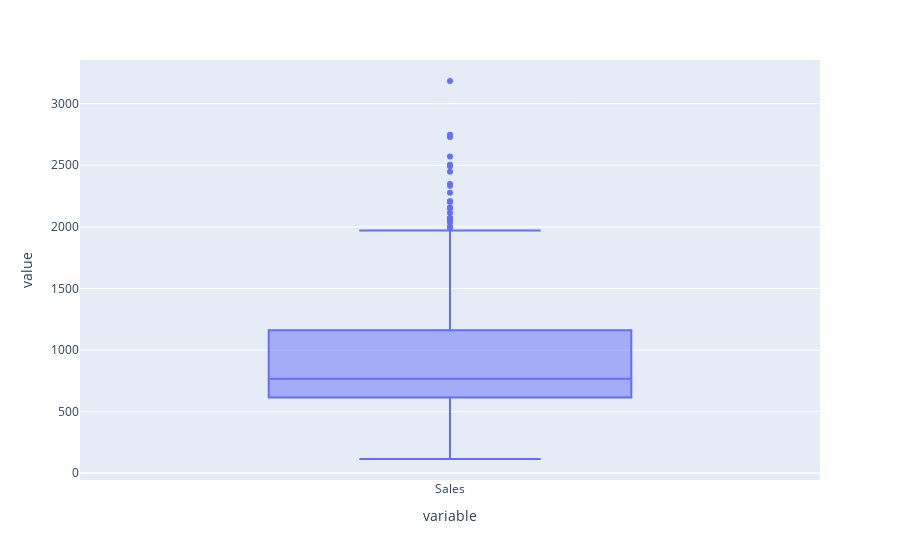

Here is the notebook cell this chart was saved with:
### Code cell
px.box(final_df['Sales'])

### Figure 1 — Plotly figure (JSON) as saved in the notebook; plotly's stock layout.template omitted (floating-point values rounded to 4 significant figures; data arrays with more than 128 entries replaced by an {"elided": "..."} marker saying what was removed)
{"data": [{"alignmentgroup": "True", "hovertemplate": "variable=%{x}<br>value=%{y}<extra></extra>", "legendgroup": "", "marker": {"color": "#636efa"}, "name": "", "notched": false, "offsetgroup": "", "orientation": "v", "showlegend": false, "type": "box", "x": {"elided": "638 str values"}, "x0": " ", "xaxis": "x", "y": {"elided": "638 float values"}, "y0": " ", "yaxis": "y"}], "layout": {"boxmode": "group", "legend": {"tracegroupgap": 0}, "margin": {"t": 60}, "xaxis": {"anchor": "y", "domain": [0, 1], "title": {"text": "variable"}}, "yaxis": {"anchor": "x", "domain": [0, 1], "title": {"text": "value"}}}}
